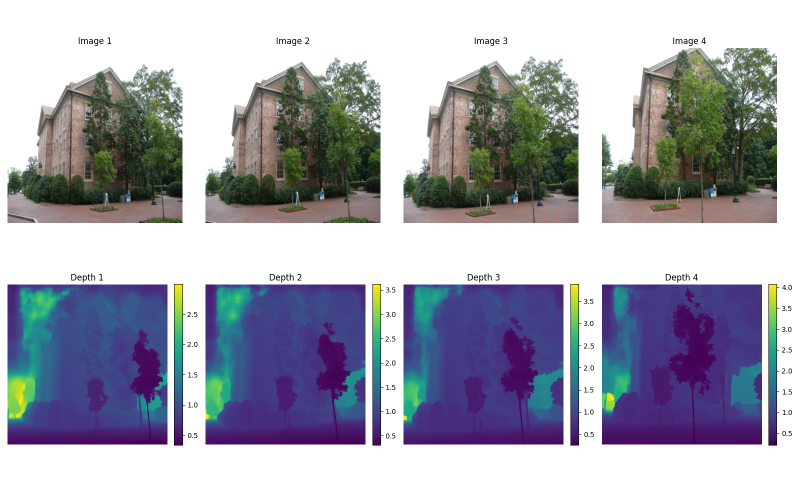
#> input picture semantic_test_output/preview.png, 1600 x 1000 px (shown at 1/2 size)
$ python open_visualization.py
#> lines starting #> are read from the running program, lines starting #| are printed output that depends on the picture
#!/usr/bin/env python3
"""
打开语义点云可视化结果
"""
import os
import sys
import numpy as np
import matplotlib.pyplot as plt
from mpl_toolkits.mplot3d import Axes3D

def visualize_point_cloud():
    """可视化语义点云"""
    ply_path = "./semantic_test_output/semantic_pointcloud.ply"

    # 检查trimesh是否可用
    try:
        import trimesh
        pc = trimesh.load(ply_path)
        points = pc.vertices

        # 获取颜色
        if hasattr(pc, 'visual') and pc.visual is not None:
            colors = pc.visual.vertex_colors
        elif hasattr(pc, 'colors'):
            colors = pc.colors
        else:
            colors = None

        print(f"点云加载成功！")
        print(f"点数: {len(points)}")

    except ImportError:
        print("trimesh未安装，尝试手动解析PLY...")
        # 手动解析PLY文件
        with open(ply_path, 'rb') as f:
            lines = []
            for _ in range(20):
                line = f.readline().decode('ascii').strip()
                if line.startswith('element vertex'):
                    num_vertices = int(line.split()[-1])
                    print(f"顶点数: {num_vertices}")
                elif line.startswith('end_header'):
                    break

            # 读取二进制数据
            import struct
            dtype = np.dtype([
                ('x', np.float32),
                ('y', np.float32),
                ('z', np.float32),
                ('red', np.uint8),
                ('green', np.uint8),
                ('blue', np.uint8),
                ('label', np.uint8),
                ('sem_red', np.uint8),
                ('sem_green', np.uint8),
                ('sem_blue', np.uint8),
            ])

            data = np.fromfile(f, dtype=dtype)
            points = np.stack([data['x'], data['y'], data['z']], axis=1)
            colors = np.stack([data['red'], data['green'], data['blue']], axis=1)
            sem_colors = np.stack([data['sem_red'], data['sem_green'], data['sem_blue']], axis=1)
            print(f"点云加载成功！点数: {len(points)}")

    # 采样点（避免点太多）
    sample_size = min(50000, len(points))
    indices = np.random.choice(len(points), sample_size, replace=False)
    points = points[indices]
    if colors is not None:
        colors = colors[indices] / 255.0

    # 创建3D图
    fig = plt.figure(figsize=(16, 10))
    ax = fig.add_subplot(111, projection='3d')

    # 绘制点云
    scatter = ax.scatter(
        points[:, 0],
        points[:, 1],
        points[:, 2],
        c=colors if colors is not None else 'gray',
        s=0.5,
        alpha=0.5
    )

    # 设置标签
    ax.set_xlabel('X', fontsize=12)
    ax.set_ylabel('Y', fontsize=12)
    ax.set_zlabel('Z', fontsize=12)
    ax.set_title(f'语义点云可视化 ({sample_size} 采样点 / {len(points)} 总点)', fontsize=14)

    # 设置视角
    ax.view_init(elev=30, azim=45)

    # 设置背景
    ax.xaxis.pane.fill = False
    ax.yaxis.pane.fill = False
    ax.zaxis.pane.fill = False
    ax.grid(False)

    plt.tight_layout()

    print("正在打开可视化窗口...")
    plt.show()

    return fig

def show_previews():
    """显示预览图"""
    import matplotlib.image as mpimg

    fig, axes = plt.subplots(1, 2, figsize=(16, 6))

    # 原图+深度预览
    preview_path = "./semantic_test_output/preview.png"
    if os.path.exists(preview_path):
        img1 = mpimg.imread(preview_path)
#> img1 is the input picture: shape (1000, 1600, 4) float32; mean R, G, B, A 0.649, 0.657, 0.701, 1
        axes[0].imshow(img1)
        axes[0].set_title('原图 + 深度图', fontsize=14)
        axes[0].axis('off')

    # 语义掩码预览
    semantic_path = "./semantic_test_output/semantic_preview.png"
    if os.path.exists(semantic_path):
        img2 = mpimg.imread(semantic_path)
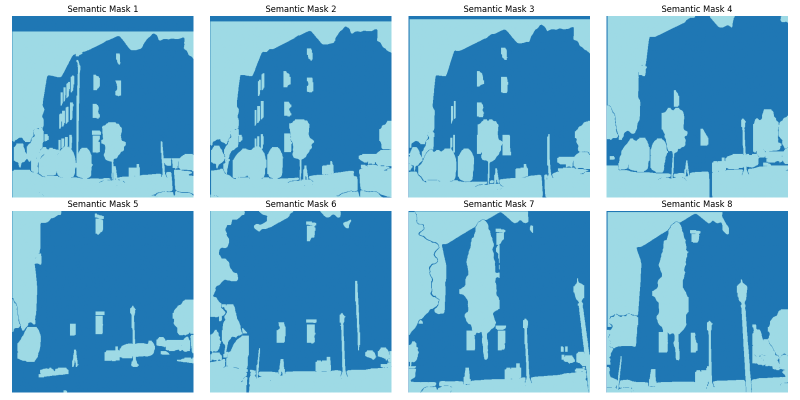
#> input picture semantic_test_output/semantic_preview.png, 1600 x 800 px (shown at 1/2 size)
#> img2 is the input picture: shape (800, 1600, 4) float32; mean R, G, B, A 0.431, 0.672, 0.807, 1
        axes[1].imshow(img2)
        axes[1].set_title('语义分割结果', fontsize=14)
        axes[1].axis('off')

    plt.tight_layout()
    plt.show()
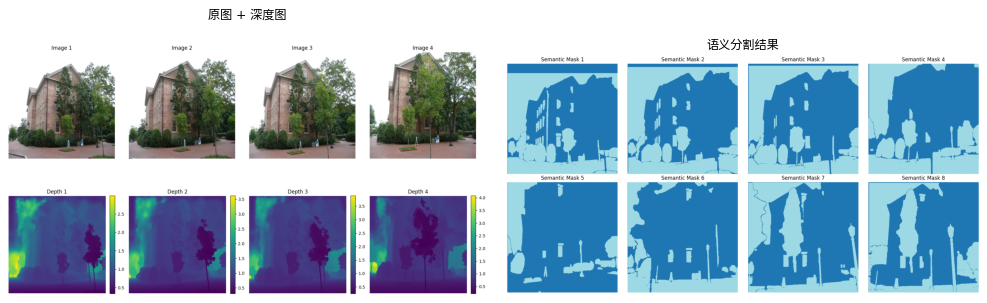
#> figure drawn by matplotlib, 2 panels

if __name__ == "__main__":
    import argparse

    parser = argparse.ArgumentParser(description="打开语义点云可视化")
    parser.add_argument("--mode", choices=["3d", "preview", "both"], default="both",
                       help="可视化模式: 3d点云、预览图、或两者都显示")

    args = parser.parse_args()

    if args.mode in ["preview", "both"]:
        print("显示预览图...")
        show_previews()

    if args.mode in ["3d", "both"]:
        print("打开3D点云可视化...")
        visualize_point_cloud()
#> (the call stopped at in visualize_point_cloud, `pc = trimesh.load(ply_path)`: trimesh is not available in this run)
